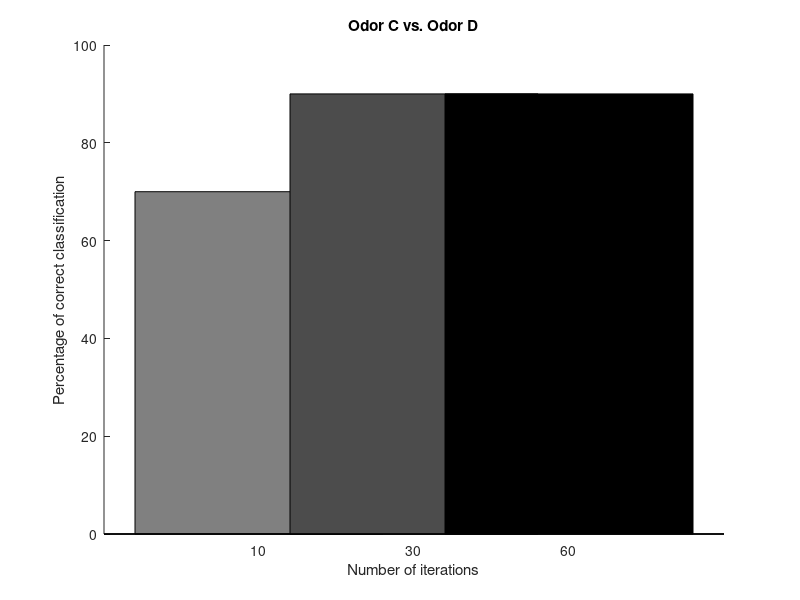
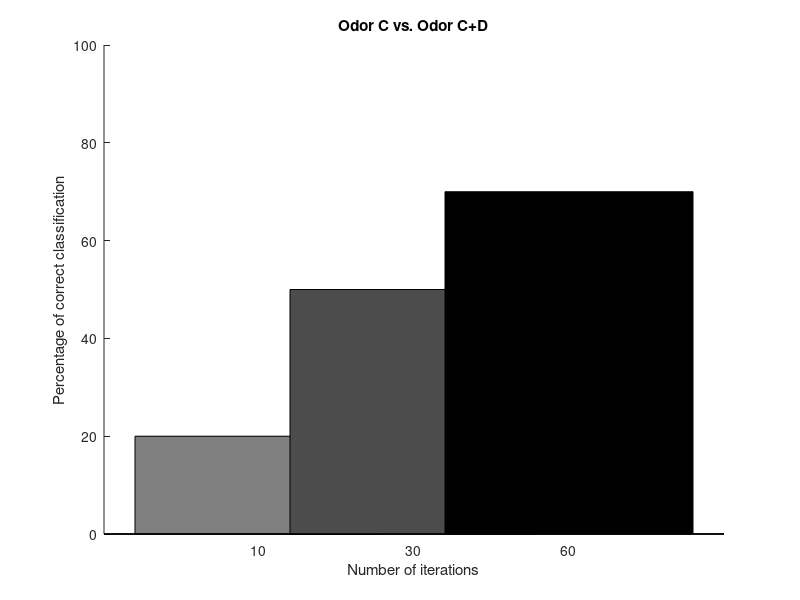
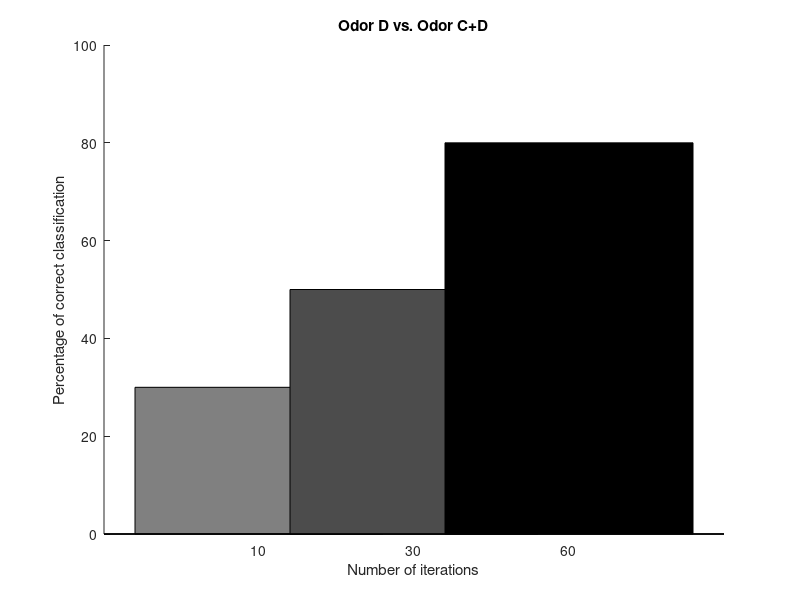

The MATLAB script that drew these images, in order:
close all;
clear;
clc;

figure; hold on;
h = bar(1, 70);
set(h, 'FaceColor', [0.5 0.5 0.5]);
h = bar(2, 90);
set(h, 'FaceColor',[0.3 0.3 0.3]);
h = bar(3, 90);
set(h, 'FaceColor',[0 0 0]);
set(gca, 'Xtick', [1 2 3], 'XtickLabel', [10; 30; 60]);
ylim([0 100]);
xlabel('Number of iterations');
ylabel('Percentage of correct classification');
title('Odor C vs. Odor D');


figure; hold on;
h = bar(1, 20);
set(h, 'FaceColor', [0.5 0.5 0.5]);
h = bar(2, 50);
set(h, 'FaceColor',[0.3 0.3 0.3]);
h = bar(3, 70);
set(h, 'FaceColor',[0 0 0]);
set(gca, 'Xtick', [1 2 3], 'XtickLabel', [10; 30; 60]);
ylim([0 100]);
xlabel('Number of iterations');
ylabel('Percentage of correct classification');
title('Odor C vs. Odor C+D');


figure; hold on;
h = bar(1, 30);
set(h, 'FaceColor', [0.5 0.5 0.5]);
h = bar(2, 50);
set(h, 'FaceColor',[0.3 0.3 0.3]);
h = bar(3, 80);
set(h, 'FaceColor',[0 0 0]);
set(gca, 'Xtick', [1 2 3], 'XtickLabel', [10; 30; 60]);
ylim([0 100]);
xlabel('Number of iterations');
ylabel('Percentage of correct classification');
title('Odor D vs. Odor C+D');